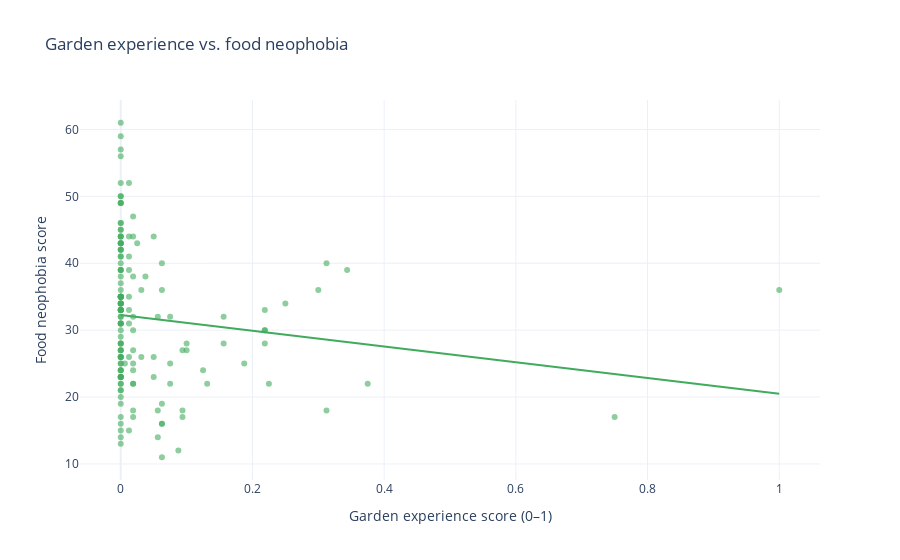

Notebook source saved alongside this figure:
### Code cell
fig_scatter = px.scatter(
    df,
    x="garden_experience_score",
    y="food_neophobia_score",
    trendline="ols",
    title="Garden experience vs. food neophobia",
    labels={"garden_experience_score": "Garden experience score (0–1)", "food_neophobia_score": "Food neophobia score"},
    opacity=0.6,
    color_discrete_sequence=[px.colors.sequential.Greens[5]],
)
fig_scatter.show()

# Save
fig_scatter.write_html(images_path / "experience_vs_food_neophobia_scatter.html")
fig_scatter.write_image(images_path / "experience_vs_food_neophobia_scatter.png", width=800, height=500, scale=3)
print("Saved experience_vs_food_neophobia_scatter.html and .png")

### Figure 1 — Plotly figure (JSON) as saved in the notebook; plotly's stock layout.template omitted (floating-point values rounded to 4 significant figures; data arrays with more than 128 entries replaced by an {"elided": "..."} marker saying what was removed)
{"data": [{"hovertemplate": "Garden experience score (0–1)=%{x}<br>Food neophobia score=%{y}<extra></extra>", "legendgroup": "", "marker": {"color": "rgb(65,171,93)", "opacity": 0.6, "symbol": "circle"}, "mode": "markers", "name": "", "orientation": "v", "showlegend": false, "type": "scatter", "x": {"elided": "157 float values"}, "xaxis": "x", "y": {"elided": "157 int values"}, "yaxis": "y"}, {"hovertemplate": "<b>OLS trendline</b><br>food_neophobia_score = -11.7957 * garden_experience_score + 32.2736<br>R<sup>2</sup>=0.018956<br><br>Garden experience score (0–1)=%{x}<br>Food neophobia score=%{y} <b>(trend)</b><extra></extra>", "legendgroup": "", "marker": {"color": "rgb(65,171,93)", "symbol": "circle"}, "mode": "lines", "name": "", "showlegend": false, "type": "scatter", "x": {"elided": "157 float values"}, "xaxis": "x", "y": {"elided": "157 float values"}, "yaxis": "y"}], "layout": {"legend": {"tracegroupgap": 0}, "title": {"text": "Garden experience vs. food neophobia"}, "xaxis": {"anchor": "y", "domain": [0, 1], "title": {"text": "Garden experience score (0–1)"}}, "yaxis": {"anchor": "x", "domain": [0, 1], "title": {"text": "Food neophobia score"}}}}
